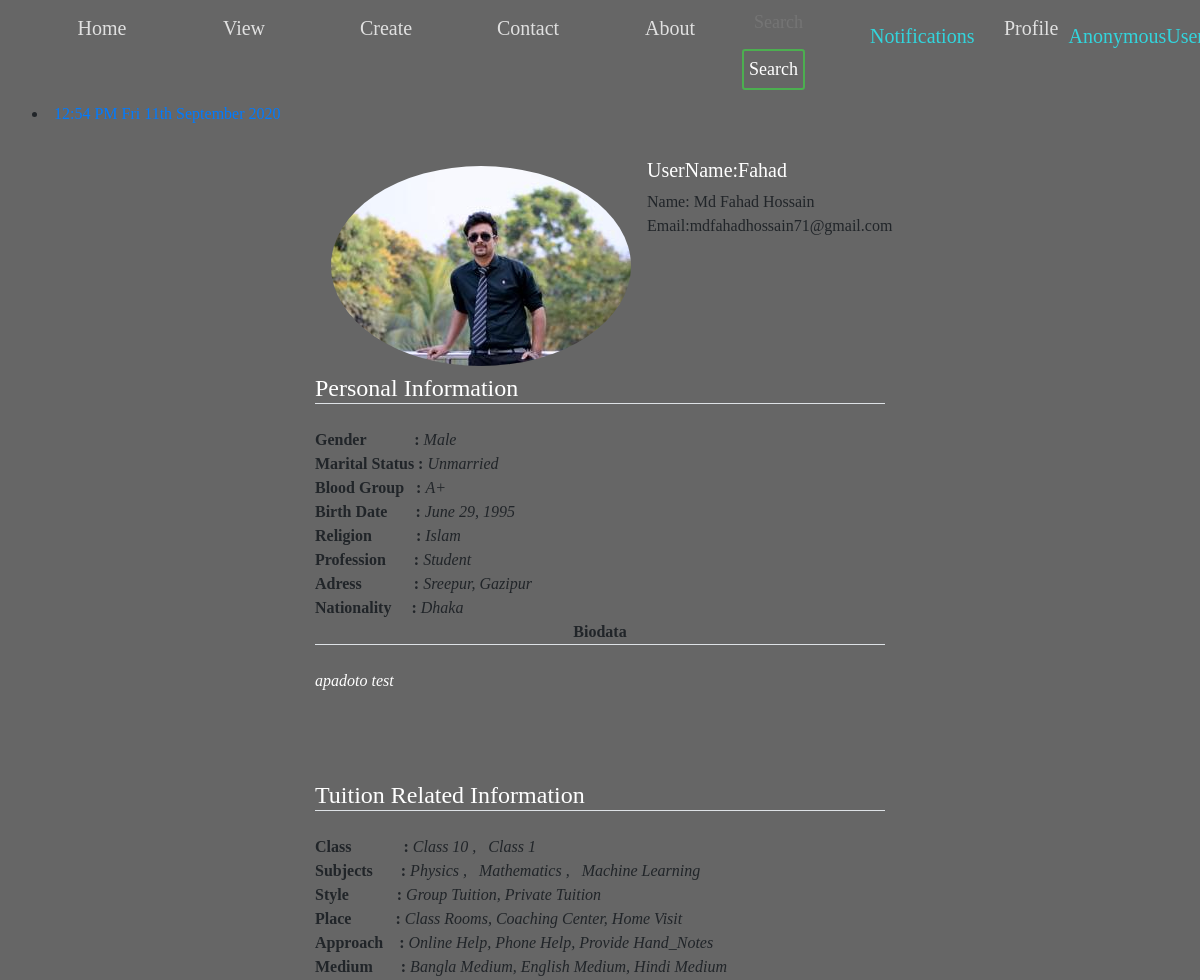
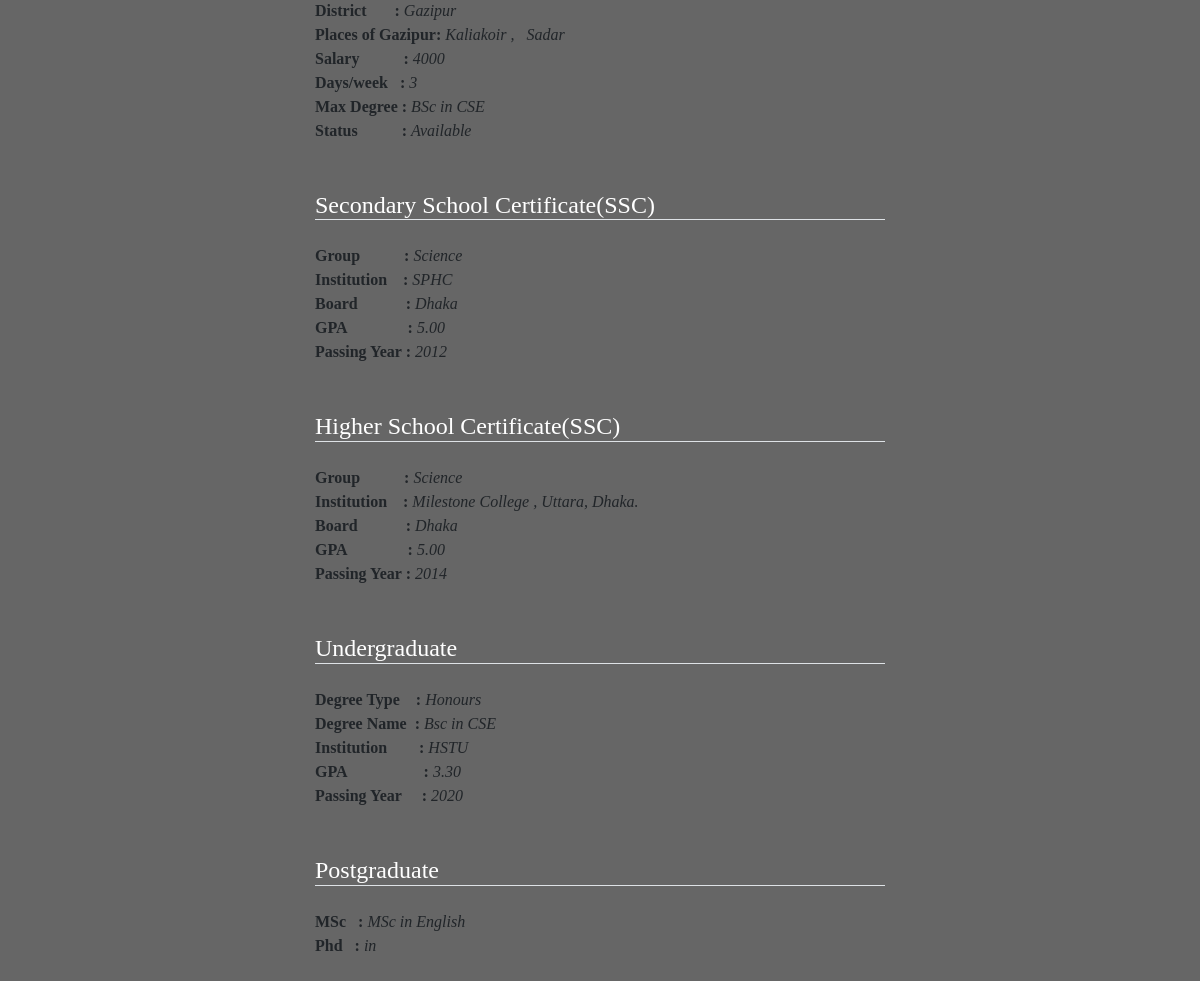
/profile/otherprofile/Fahad/, run on the app's committed database (2 pictures, top to bottom).
### person/models.py (models this page shows, shortened)
class UserProfile(models.Model):
    GENRE_CHOICES = (
        ('Male', 'MALE'),
        ('Female', 'FEMALE'),
    )
    MARITAL_STATUS_CHOICES = (
        ('Married', 'Married'),
        ('Unmarried', 'Unmarried'),
        ('Divorced', 'Divorced'),
        ('Engaged', 'Engaged'),
        ('Separated', 'Separated'),
    )
    CATEGORY=(
        ('Student', 'Student'),
        ('Teacher', 'Teacher'),
        ('Employee', 'Employee'),
        ('Employeer', 'Employeer'),
    )
    BLOOD_GROUP=(
        ('A+', 'A+'),
        ('A-', 'A-'),
        ('AB+', 'AB+'),
        ('AB-', 'AB-'),
        ('B+', 'B+'),
        ('B-', 'B-'),
        ('O+', 'O+'),
        ('O-', 'O-'),
    )
    user = models.OneToOneField(User,on_delete=models.CASCADE)
    birth_date = models.DateField()
    blood_group=models.CharField(max_length=3, choices=BLOOD_GROUP)
    genre = models.CharField(max_length=50, choices=GENRE_CHOICES)
    address = models.CharField(max_length=150)
    phone=models.CharField(max_length=13)
    nationality = models.CharField(max_length=30)
    marital_status = models.CharField(max_length=50, choices=MARITAL_STATUS_CHOICES)
    religion = models.CharField(max_length=50)
    biodata=models.TextField()
    profession=models.CharField(max_length=50,choices=CATEGORY,null=True)
    image=models.ImageField(default='default.jpg', upload_to='tuition/images')
    AUTH_PROFILE_MODULE = 'app.UserProfile'

class Classes(models.Model):
    name=models.CharField(max_length=150)
    def __str__(self):
        return self.name

class Subject(models.Model):
    name=models.CharField(max_length=150)
    def __str__(self):
        return self.name

class TuitionClass(models.Model):
    STATUS = (
        ('Available', 'Available'),
        ('Busy', 'Busy'),
    )
    Choice_style = (
        ('Group_Tuition', 'Group Tuition'),
        ('Private_Tuition', 'Private Tuition'),
    )
    Choice_Place = (
        ('Class_Rooms', 'Class Rooms'),
        ('Coaching_Center', 'Coaching Center'),
        ('Home_Visit', 'Home Visit'),
        ('My_Place', 'My Place'),
    )
    Choice_Approach = (
        ('Online_Help', 'Online Help'),
        ('Phone_Help', 'Phone Help'),
        ('Provide_Hand_Notes', 'Provide Hand_Notes'),
        ('Video_Tutorials', 'Video Tutorials'),
    )
    Choice_Medium = (
        ('Bangla_Medium', 'Bangla Medium'),
        ('English_Medium', 'English Medium'),
        ('Arabic_Medium', 'Arabic Medium'),
        ('Hindi_Medium', 'Hindi Medium'),
        ('Sports_Section', 'Sports Section'),
        ('Singing_Section', 'Singing Section'),
        ('Dance_Section', 'Dance Section'),
        ('Extra Curricular Activities', 'Extra Curricular Activities'),
        ('Language Learning', 'Language Learning'),
        ('Computer Learning', 'Computer Learning'),
    )
    user = models.OneToOneField(User, on_delete=models.CASCADE, related_name='tuitionclass')
    district = models.ForeignKey(District, on_delete=models.SET_NULL, null=True, related_name='district')
    preferedPlace=models.ManyToManyField(SubDistrict, related_name='city_set')
    style = MultiSelectField(choices=Choice_style, max_choices=3, max_length=100)
    place = MultiSelectField(choices=Choice_Place,
                             max_choices=3, max_length=100)
    approach = MultiSelectField(choices=Choice_Approach,
                             max_choices=3, max_length=100)
    medium = MultiSelectField(choices=Choice_Medium,
                             max_choices=3, max_length=100)
    subject = models.ManyToManyField(Subject, related_name='subjects')
    level = models.ManyToManyField(Classes, related_name='classes')
    salary = models.CharField(max_length=100)
    days=models.CharField(max_length=100)
    high_education = models.CharField(max_length=100)
    status = models.CharField(max_length=100, choices=STATUS)

class District(models.Model):
    name = models.CharField(max_length=150)
    def __str__(self):
        return self.name

class SubDistrict(models.Model):
    name = models.CharField(max_length=400)
    district = models.ForeignKey(District, on_delete=models.CASCADE, related_name='subdistrict')
    def __str__(self):
        return self.name

class SSC(models.Model):
    GROUP = (
        ('Science', 'Science'),
        ('Business_Studies', 'Business_Studies'),
        ('Humanities', 'Humanities'),
    )
    user = models.OneToOneField(User, on_delete=models.CASCADE, related_name='ssc')
    group = models.CharField(max_length=100, choices=GROUP)
    institute = models.CharField(max_length=200)
    gpa = models.CharField(max_length=20)
    board=models.CharField(max_length=20)
    passing_year = models.IntegerField()

class HSC(models.Model):
    GROUP = (
        ('Science', 'Science'),
        ('Business_Studies', 'Business_Studies'),
        ('Humanities', 'Humanities'),
    )
    user = models.OneToOneField(User, on_delete=models.CASCADE, related_name='hsc')
    group = models.CharField(max_length=100, choices=GROUP)
    institute = models.CharField(max_length=200)
    gpa = models.CharField(max_length=20)
    board = models.CharField(max_length=20)
    passing_year = models.IntegerField()

class AfterHsc(models.Model):
    DEGREE = (
        ('Honours', 'Honours'),
        ('Degree', 'Degree'),
        ('Diploma', 'Diploma'),
    )
    user = models.OneToOneField(User, on_delete=models.CASCADE, related_name='afterhsc')
    Etype = models.CharField(max_length=100, choices=DEGREE)
    degree=models.CharField(max_length=200)
    institute = models.CharField(max_length=200)
    cgpa = models.CharField(max_length=20)
    passing_year = models.IntegerField()

class HigherStudies(models.Model):
    user = models.OneToOneField(User, on_delete=models.CASCADE, related_name='higherstudies')
    masters=models.CharField(max_length=200)
    phd=models.CharField(max_length=200)

### person/views.py (the view)
# urls.py: path('otherprofile/<str:slug>/', views.otherprofile, name='otherprofile'),
def otherprofile(request, slug):
    user = User.objects.get(username=slug)
    try:
        uSsc = user.ssc
    except:
        uSsc=None
    try:
        uHsc = user.hsc
    except:
        uHsc=None
    try:
        afterhsc = user.afterhsc
    except:
        afterhsc = None
    try:
        higherstudies = user.higherstudies
    except:
        higherstudies = None
    try:
        userp = user.userprofile
    except:
        userp = None
    try:
        tuitionprofile = user.tuitionclass
    except:
        tuitionprofile = None
    try:
        subject = tuitionprofile.subject.all()
    except:
        subject = None
    try:
        places = tuitionprofile.preferedPlace.all()
    except:
        places = None
    try:
        class_in = tuitionprofile.level.all()
    except:
        class_in = None
    context = {
        'user': user,
        'uSsc': uSsc,
        'uHsc': uHsc,
        'afterhsc': afterhsc,
        'higherstudies': higherstudies,
        'tuitionprofile': tuitionprofile,
        'subject': subject,
        'places': places,
        'class_in': class_in,
        'userp':userp
    }
    return render(request, 'person/otherprofile.html', context)

### templates/person/otherprofile.html (shortened to what this page needs)
{% extends 'basic.html' %}
{% block userprofile %} active{% endblock userprofile %}
{% block body %}
{% load crispy_forms_tags %}
{% if user.is_authenticated %}
<div class="col-md-6 offset-md-3">
        <div class="media">
            <img class="rounded-circle account-img my-2 mx-3 mr-3" src="{{userp.image.url}}" alt="...">
            <div class="media-body">
                <h5 class="mt-0">UserName:{{user.username}}</h5>
                Name: {{user.first_name}} {{user.last_name}}
                <br>
                Email:{{user.email}}
                <br>
            </div>
        </div>
    {% if userp %}
    <b><h3><legend class="border-bottom mb-4">Personal Information</legend></h3></b>
    <b>Gender &nbsp;&nbsp;&nbsp;&nbsp;&nbsp;&nbsp;&nbsp;&nbsp;&nbsp;&nbsp;&nbsp;:  </b> <i> {{userp.genre}}</i> <br>
    <b>Marital Status :  </b> <i> {{userp.marital_status}}</i> <br>
    <b>Blood Group&nbsp; &nbsp;:  </b> <i> {{userp.blood_group}}</i> <br>
    <b>Birth Date &nbsp;&nbsp;&nbsp;&nbsp;&nbsp; : </b> <i> {{userp.birth_date}}</i> <br>
    <b>Religion&nbsp;&nbsp;&nbsp;&nbsp;&nbsp;&nbsp;&nbsp;&nbsp;&nbsp;&nbsp;&nbsp;:  </b> <i> {{userp.religion}}</i> <br>
    <b>Profession &nbsp;&nbsp;&nbsp;&nbsp;&nbsp;&nbsp;:  </b> <i> {{userp.profession}}</i> <br>
    <b>Adress&nbsp;&nbsp;&nbsp;&nbsp;&nbsp;&nbsp;&nbsp;&nbsp;&nbsp;&nbsp;&nbsp; &nbsp;:  </b> <i> {{userp.address}}</i> <br>
    <b>Nationality&nbsp;&nbsp;&nbsp;&nbsp; :  </b> <i> {{userp.nationality}}</i> <br>
    <b><div class="border-bottom text-center mb-4">Biodata</div>  </b> <i> <p> {{userp.biodata}}</p></i> <br>
    {% endif %} <br><br>
    {% if tuitionprofile %}
    <b><h3><legend class="border-bottom mb-4">Tuition Related Information</legend></h3></b>
    <b>Class &nbsp;&nbsp;&nbsp;&nbsp;&nbsp;&nbsp;&nbsp;&nbsp;&nbsp;&nbsp;&nbsp; : </b> <i>
    {% for cls in class_in %}
    {{cls}}
    {% if not forloop.last %}
    , &nbsp;
    {% endif %}
    {% endfor %}
    </i> <br>
    <b>Subjects &nbsp;&nbsp;&nbsp;&nbsp;&nbsp; : </b> <i>
    {% for sub in subject %}
    {{sub}}
    {% if not forloop.last %}
    , &nbsp;
    {% endif %}
    {% endfor %}
    </i> <br>
    <b>Style &nbsp;&nbsp;&nbsp;&nbsp;&nbsp;&nbsp;&nbsp;&nbsp;&nbsp;&nbsp;&nbsp;:  </b> <i> {{tuitionprofile.style}}</i> <br>
    <b>Place  &nbsp;&nbsp;&nbsp;&nbsp;&nbsp;&nbsp;&nbsp;&nbsp;&nbsp;&nbsp;:  </b> <i> {{tuitionprofile.place}}</i> <br>
    <b>Approach &nbsp;&nbsp;&nbsp;:  </b> <i> {{tuitionprofile.approach}}</i> <br>
    <b>Medium &nbsp;&nbsp;&nbsp;&nbsp;&nbsp; : </b> <i> {{tuitionprofile.medium}}</i> <br>
    <b>District &nbsp;&nbsp;&nbsp;&nbsp;&nbsp; : </b> <i> {{tuitionprofile.district}}</i> <br>
    <b>Places of {{tuitionprofile.district}}: </b> <i> {% for pls in places %}
    {{pls}}
    {% if not forloop.last %}
    , &nbsp;
    {% endif %}
    {% endfor %}</i> <br>
    <b>Salary&nbsp;&nbsp;&nbsp;&nbsp;&nbsp;&nbsp;&nbsp;&nbsp;&nbsp;&nbsp;&nbsp;:  </b> <i> {{tuitionprofile.salary}}</i> <br>
    <b>Days/week&nbsp;&nbsp;&nbsp;:  </b> <i> {{tuitionprofile.days}}</i> <br>
    <b>Max Degree&nbsp;:  </b> <i> {{tuitionprofile.high_education}}</i> <br>
    <b>Status&nbsp;&nbsp;&nbsp;&nbsp;&nbsp;&nbsp;&nbsp;&nbsp;&nbsp;&nbsp; :  </b> <i> {{tuitionprofile.status}}</i> <br>
    {% endif %} <br><br>
    {% if uSsc %}
    <b><h3><legend class="border-bottom mb-4">Secondary School Certificate(SSC)</legend></h3></b>
    <b>Group&nbsp;&nbsp;&nbsp;&nbsp;&nbsp;&nbsp;&nbsp;&nbsp;&nbsp;&nbsp; : </b> <i> {{uSsc.group}}</i> <br>
    <b>Institution&nbsp;&nbsp; &nbsp;:  </b> <i> {{uSsc.institute}}</i> <br>
    <b>Board &nbsp;&nbsp;&nbsp;&nbsp;&nbsp;&nbsp;&nbsp;&nbsp;&nbsp;&nbsp;&nbsp;:  </b> <i> {{uSsc.board}}</i> <br>
    <b>GPA&nbsp;&nbsp;&nbsp;&nbsp;&nbsp;&nbsp;&nbsp;&nbsp;&nbsp;&nbsp;&nbsp;&nbsp;&nbsp;&nbsp;&nbsp;:  </b> <i> {{uSsc.gpa}}</i> <br>
    <b>Passing Year :  </b> <i> {{uSsc.passing_year}}</i> <br>
    {% endif %} <br><br>
    {% if uHsc %}
    <b><h3><legend class="border-bottom mb-4">Higher School Certificate(SSC)</legend></h3></b>
    <b>Group&nbsp;&nbsp;&nbsp;&nbsp;&nbsp;&nbsp;&nbsp;&nbsp;&nbsp;&nbsp; : </b> <i> {{uHsc.group}}</i> <br>
    <b>Institution&nbsp;&nbsp; &nbsp;:  </b> <i> {{uHsc.institute}}</i> <br>
    <b>Board &nbsp;&nbsp;&nbsp;&nbsp;&nbsp;&nbsp;&nbsp;&nbsp;&nbsp;&nbsp;&nbsp;:  </b> <i> {{uHsc.board}}</i> <br>
    <b>GPA&nbsp;&nbsp;&nbsp;&nbsp;&nbsp;&nbsp;&nbsp;&nbsp;&nbsp;&nbsp;&nbsp;&nbsp;&nbsp;&nbsp;&nbsp;:  </b> <i> {{uHsc.gpa}}</i> <br>
    <b>Passing Year :  </b> <i> {{uHsc.passing_year}}</i> <br>
    {% endif %} <br><br>
    {% if afterhsc %}
    <b><h3><legend class="border-bottom mb-4">Undergraduate</legend></h3></b>
    <b>Degree Type&nbsp;&nbsp;&nbsp; : </b> <i> {{afterhsc.Etype}}</i> <br>
    <b>Degree Name&nbsp;&nbsp;:  </b> <i> {{afterhsc.degree}}</i> <br>
    <b>Institution&nbsp;&nbsp;&nbsp;&nbsp;&nbsp;&nbsp; &nbsp;:  </b> <i> {{afterhsc.institute}}</i> <br>
    <b>GPA&nbsp;&nbsp;&nbsp;&nbsp;&nbsp;&nbsp;&nbsp;&nbsp;&nbsp;&nbsp;&nbsp;&nbsp;&nbsp;&nbsp;&nbsp;&nbsp;&nbsp;&nbsp;&nbsp;:  </b> <i> {{afterhsc.cgpa}}</i> <br>
    <b>Passing Year &nbsp;&nbsp;&nbsp;&nbsp;:  </b> <i> {{afterhsc.passing_year}}</i> <br>
    {% endif %} <br><br>
    {% if higherstudies %}
    <b><h3><legend class="border-bottom mb-4">Postgraduate</legend></h3></b>
    <b>MSc&nbsp;&nbsp; : </b> <i> {{higherstudies.masters}}</i> <br>
    <b>Phd&nbsp;&nbsp; :  </b> <i> {{higherstudies.phd}}</i> <br>
    {% endif %} <br><br>
</div>
{% endif %}
{% endblock %}

### static/css/style.css (style rules this page uses)
body { margin: 0; padding: 0; font-family: sens-serif; height: 100vh; background: linear-gradient(rgba(0,0,0,0.6), rgba(0,0,0,0.6)), url('/static/images/bg1.jpg'); background-size: cover; background-attachment: fixed; background-position: top; }
.col-md-6 p { background: none; color: white; }
.col-md-6 h1, h2, h3, h4, h5, h6 { background: none; color: white; }

### data on the page
UserProfile: image (picture), genre "Male", marital_status "Unmarried", blood_group "A+", birth_date "June 29, 1995", religion "Islam", profession "Student", address "Sreepur, Gazipur", nationality "Dhaka", biodata "apadoto test"
Classes: name "Class 10"
Classes: name "Class 1"
Subject: name "Physics"
Subject: name "Mathematics"
Subject: name "Machine Learning"
TuitionClass: style "Group Tuition, Private Tuition", place "Class Rooms, Coaching Center, Home Visit", approach "Online Help, Phone Help, Provide Hand_Notes", medium "Bangla Medium, English Medium, Hindi Medium", district "Gazipur", salary "4000", days "3", high_education "BSc in CSE", status "Available"
SubDistrict: name "Kaliakoir"
SubDistrict: name "Sadar"
SSC: group "Science", institute "SPHC", board "Dhaka", gpa "5.00", passing_year "2012"
HSC: group "Science", institute "Milestone College , Uttara, Dhaka.", board "Dhaka", gpa "5.00", passing_year "2014"
AfterHsc: Etype "Honours", degree "Bsc in CSE", institute "HSTU", cgpa "3.30", passing_year "2020"
HigherStudies: masters "MSc in English", phd "in"

### other printed values
{{ user.username }} "Fahad"
{{ user.first_name }} "Md Fahad"
{{ user.last_name }} "Hossain"
{{ user.email }} "mdfahadhossain71@gmail.com"
